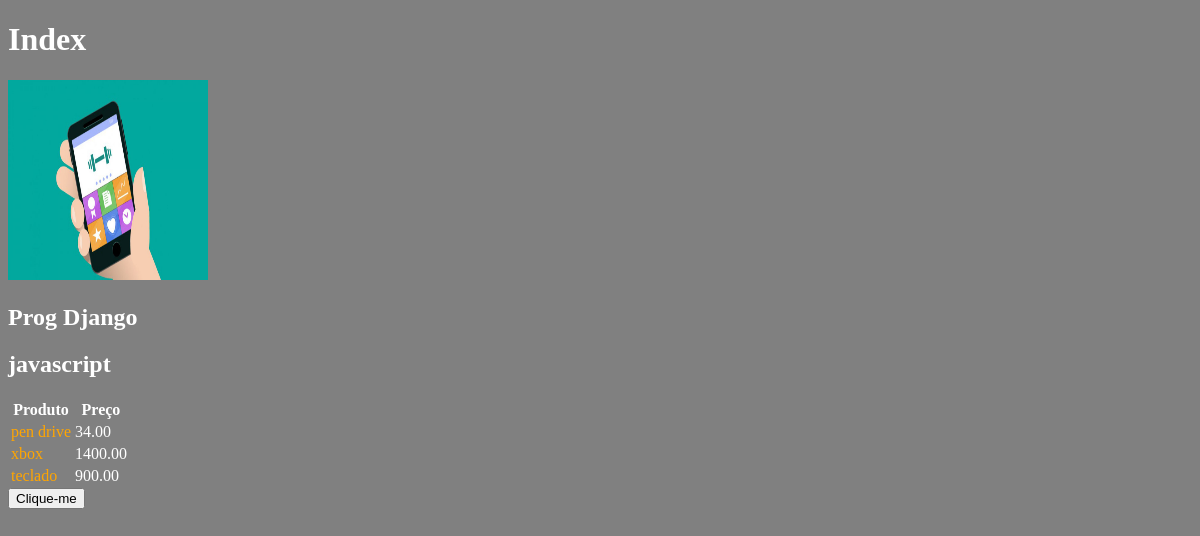
The app's page /, older data.
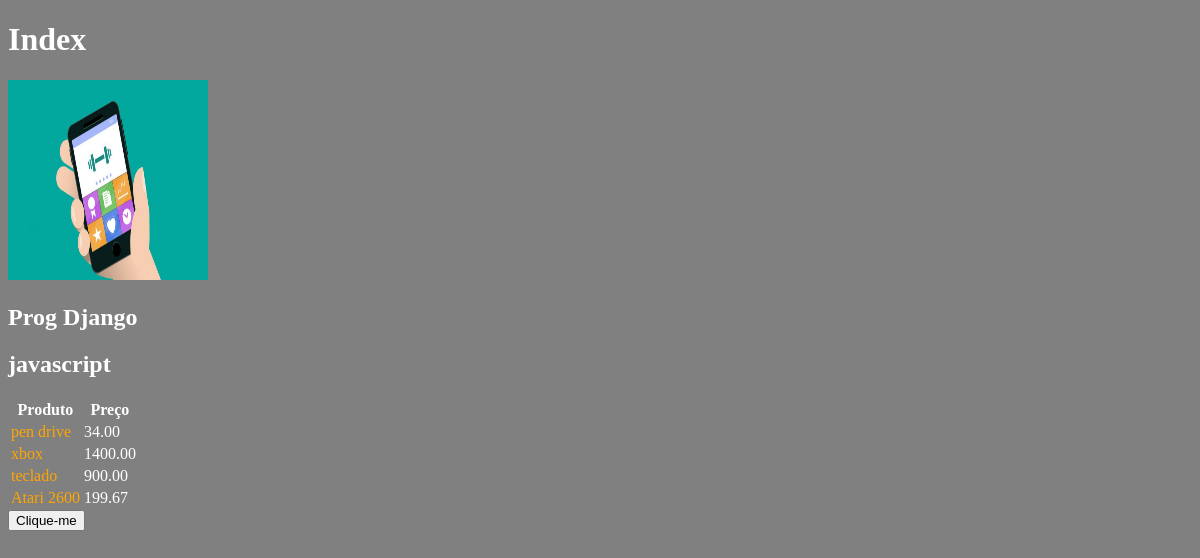
The same page, newer data.
### nucleo/models.py (models this page shows, shortened)
class Produto(models.Model):
    nome = models.CharField('Nome', max_length=100)
    preco = models.DecimalField('Preço', decimal_places=2, max_digits=8)
    estoque = models.IntegerField('Quantidade em estoque')

### nucleo/views.py (the view)
# urls.py: path('', index, name='index'),
def index(request):
    produtos = Produto.objects.all()
    context = {
        'curso': 'Prog Django',
        'outro': 'javascript',
        'produtos': produtos
    }
    return render(request, 'index.html', context)

### nucleo/templates/index.html (shortened to what this page needs)
{% load static %}
<!DOCTYPE html>
<html lang="pt-br">
<head>
    <link rel="stylesheet" href="{% static 'css/estilos.css' %}" >
</head>
<body>
   <h1>Index</h1>
   <img src="{% static 'images/imgweb1.jpg' %}" />
   <h2>{{ curso }}</h2>
   <h2>{{ outro }}</h2>
   <table>
      <thead>
         <tr>
            <th>Produto</th>
            <th>Preço</th>
         </tr>
      </thead>
      <tbody>
       {% for produto in produtos %}
          <tr>
             <td><a href="{% url 'produto' produto.id %}" >{{ produto.nome }}</a></td>
             <td>{{ produto.preco }}</td>
          </tr>
       {% endfor %}
      </tbody>
   </table>
   <button onclick="teste()" >Clique-me</button>
</body>
</html>

### nucleo/static/css/estilos.css (style rules this page uses)
body { background-color: gray; color: white; }
a { text-decoration: none; color: orange; }
img { width: 200px; height: 200px; }

Row changes from the older to the newer data that the page shows:
added Produto: nome "Atari 2600", preco "199.67"
